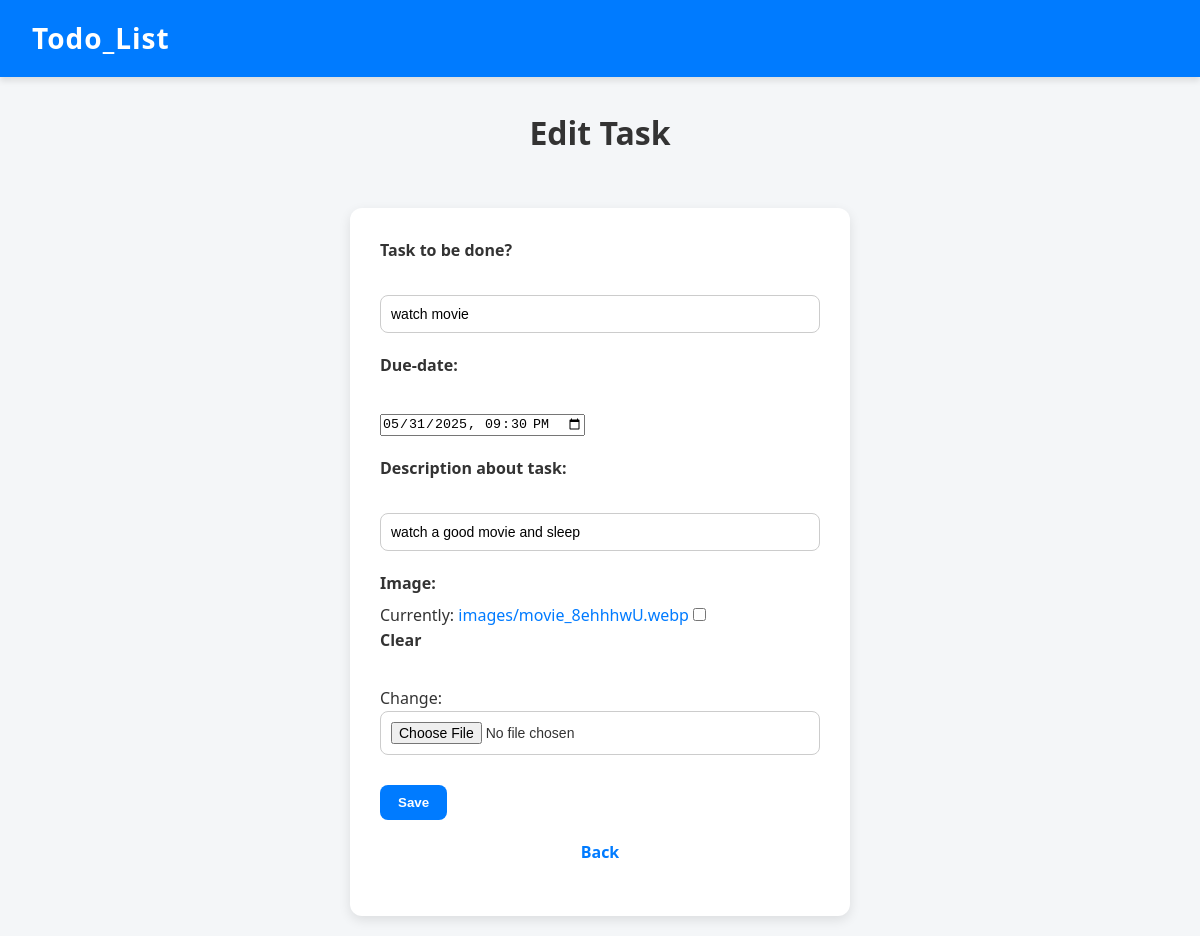
Page /edit/6/ on the committed database.
### task/models.py (models this page shows, shortened)
class TodoList(models.Model):
    done=models.CharField()
    date=models.DateTimeField()
    description=models.CharField()
    status=models.BooleanField(default=False)
    image=models.ImageField(upload_to='images/',null=True,blank=True)

### task/views.py (the view)
# urls.py: path('edit/<int:id>/',views.task_update,name='update'),
def task_update(request,id):
    try:
        task=TodoList.objects.get(id=id)
    except TodoList.DoesNotExist:
        return redirect('home')
    if request.method == 'POST':
       form= TaskForm(request.POST,request.FILES,instance=task)
       if form.is_valid():
           form.save()
           return redirect('home')
    else:
           form=TaskForm(instance=task)
    context = {
        'form': form,
        'task':task,
        'current_datetime':current_datetime,
        'title':'Edit Task'
    }
    return render(request,'task_update.html',context)

### task/forms.py
class TaskForm(forms.ModelForm):
    class Meta:
        model=TodoList
        fields='__all__'
        labels ={
            'done':'Task to be done?',
            'date':'Due-date' ,
            'description': 'Description about task',
            'status':'Status(Pending/completed)',
            'image': 'Image',
        }
        widgets = {
            'done':forms.TextInput(attrs={
                'type':'Text',
                'placeholder':'Enter the task name',
                }),
            'date':forms.DateTimeInput(attrs={
                'type':'datetime-local',
                'min': datetime.now().strftime("%Y-%m-%dT%H:%M"),
            }),
        }

### task/templates/task_update.html (shortened to what this page needs)
{% extends 'base.html' %}
{% block content %}
    <h1 >Edit Task</h1>
    <div class="formm">
        <div class="form">
        <form method="post" enctype="multipart/form-data">
  <div>
    {{ form.done.label_tag }}<br>
    {{ form.done }}
  </div>
  <div>
    {{ form.date.label_tag }}<br>
    {{ form.date }}
  </div>
  <div>
    {{ form.description.label_tag }}<br>
    {{ form.description }}
  </div>
  <div>
    {{ form.image.label_tag }}
    {{ form.image }}
  </div>
        <button type="submit" id="save">Save</button>
    <div class="back">
    <p id="back"><a href="{% url 'home' %}">Back</a></p>
    </div>
    </div>
 {% endblock content %}

### task/static/css/style.css (style rules this page uses)
* { margin: 0; padding: 0; box-sizing: border-box; }
body { font-family: 'Segoe UI', Tahoma, Geneva, Verdana, sans-serif; background-color: #f4f6f8; color: #333; line-height: 1.6; min-height: 100vh; }
a { color: #007BFF; text-decoration: none; transition: color 0.2s ease; }
form div { margin-bottom: 20px; }
label { font-weight: 600; display: block; margin-bottom: 6px; color: #333; }
input[type="text"], input[type="date"], input[type="file"], textarea, select { width: 100%; padding: 10px; border: 1px solid #ccc; border-radius: 8px; font-size: 14px; box-sizing: border-box; }
button { padding: 10px 20px; margin-right: 10px; border: none; border-radius: 8px; background-color: #007BFF; color: white; font-weight: 600; cursor: pointer; transition: background-color 0.3s; }
h1 { text-align: center; margin: 30px 0; color: #333; }
.formm { display: flex; justify-content: center; padding: 20px; }
.form { background-color: #fff; padding: 30px; border-radius: 12px; box-shadow: 0 4px 12px rgba(0, 0, 0, 0.1); width: 100%; max-width: 500px; }
#save { background-color: #007BFF; color: white; padding: 10px 18px; border: none; border-radius: 8px; font-weight: 600; cursor: pointer; transition: background-color 0.3s; margin-top: 10px; }
.back { margin-top: 20px; text-align: center; }
#back a { text-decoration: none; color: #007BFF; font-weight: 600; transition: color 0.3s; }

### rows in the picture
TodoList: done "watch movie", date "05/31/2025 21:30", description "watch a good movie and sleep"
